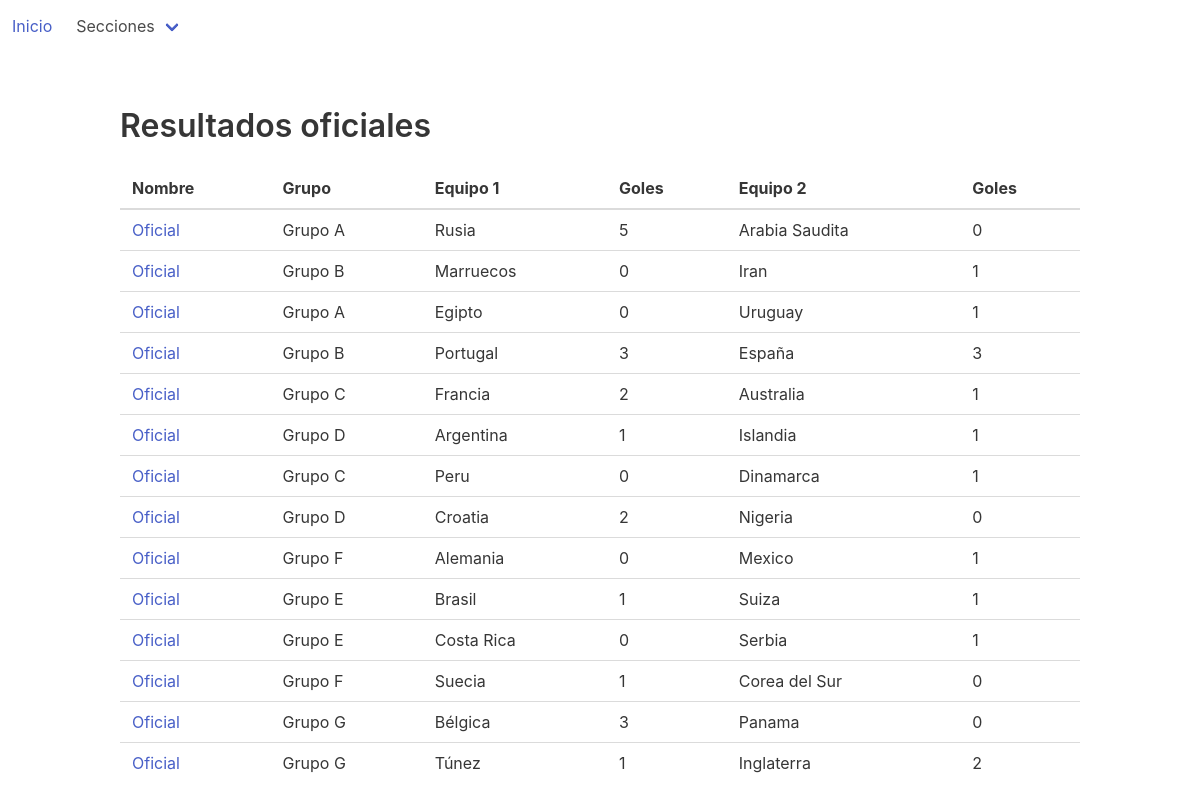
/dashboard/bets, run on an earlier commit of the app's database.
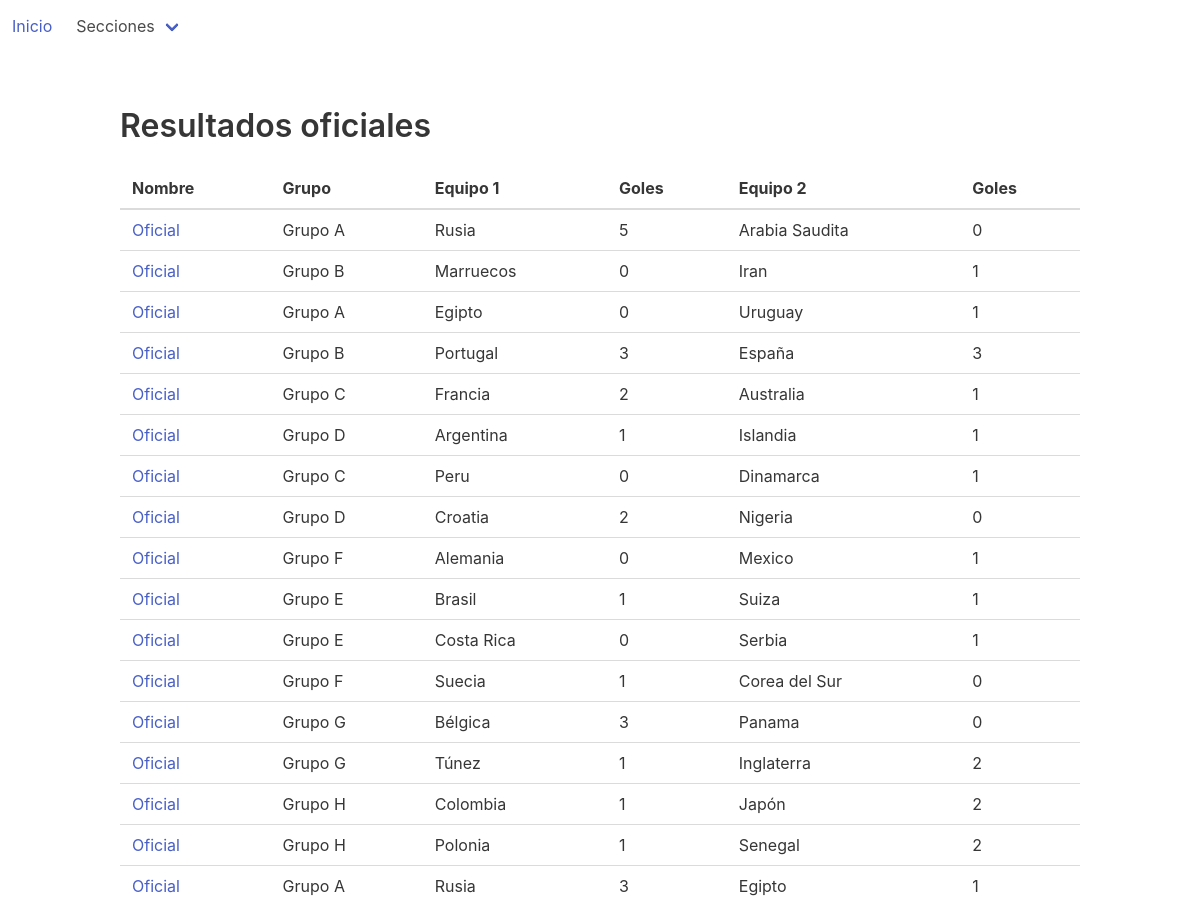
And on a later commit of the database.
### dashboard/models.py (models this page shows, shortened)
class Bet(models.Model):
    source = models.ForeignKey('Gambler', on_delete=models.DO_NOTHING, verbose_name='Fuente')
    match = models.ForeignKey('Match', on_delete=models.DO_NOTHING, verbose_name='Partido de referencia')
    team1 = models.ForeignKey('Team', on_delete=models.DO_NOTHING, related_name='bteam1', default="2",
                              verbose_name='Equipo 1')
    team2 = models.ForeignKey('Team', on_delete=models.DO_NOTHING, related_name='bteam2', default="2",
                              verbose_name='Equipo 2')
    goals_team1 = models.IntegerField(default=0, verbose_name='Goles equipo 1')
    goals_team2 = models.IntegerField(default=0, verbose_name='Goles equipo 2')
    checked = models.BooleanField(default=False)
    class Meta:
        ordering = ["source"]

class Gambler(models.Model):
    name = models.CharField(max_length=48)
    points_result = models.IntegerField(default=0)
    points_score = models.IntegerField(default=0)
    points_8vo = models.IntegerField(default=0)
    points_4vo = models.IntegerField(default=0)
    points_semi = models.IntegerField(default=0)
    points_3er = models.IntegerField(default=0)
    points_final = models.IntegerField(default=0)
    class Meta:
        ordering = ["-points_result", "-points_score"]

class Round(models.Model):
    GROUP_CHOICES = (
        ('A', 'Grupo A'),
        ('B', 'Grupo B'),
        ('C', 'Grupo C'),
        ('D', 'Grupo D'),
        ('E', 'Grupo E'),
        ('F', 'Grupo F'),
        ('G', 'Grupo G'),
        ('H', 'Grupo H'),
    )
    ROUND_CHOICES = (
        ('1', 'Primera fase'),
        ('2', 'Octavos'),
        ('3', 'Cuarto'),
        ('4', 'Semifinales'),
        ('5', 'Tercer lugar'),
        ('6', 'Finales'),
    )
    group = models.CharField(choices=GROUP_CHOICES, max_length=1, null=True)
    stage = models.CharField(choices=ROUND_CHOICES, max_length=1, default='1')
    played_matches = models.IntegerField(default=0)
    won = models.IntegerField(default=0)
    draw = models.IntegerField(default=0)
    lose = models.IntegerField(default=0)
    points = models.IntegerField(default=0)
    team = models.ForeignKey('Team', on_delete=models.DO_NOTHING)

class Team(models.Model):
    name = models.CharField(max_length=32)
    code = models.CharField(max_length=32)
    cups = models.IntegerField(default=0)
    finals = models.IntegerField(default=0)
    semifinals = models.IntegerField(default=0)
    class Meta:
        ordering = ["name"]
    def __str__(self):
        return self.name

### dashboard/views.py (the view)
class BetListView(ListView):
    model = Bet
    def get_queryset(self):
        queryset = super(BetListView, self).get_queryset()
        return queryset.filter(source__name="Oficial")

### templates/dashboard/bet_list.html (shortened to what this page needs)
{% extends 'base.html' %}
{% block content %}
    <h1 class="title">Resultados oficiales</h1>
    <table class="table">
        <thead>
        <tr>
            <th>Nombre</th>
            <th>Grupo</th>
            <th>Equipo 1</th>
            <th>Goles</th>
            <th>Equipo 2</th>
            <th>Goles</th>
        </tr>
        </thead>
        <tbody>
        {% for bet in bet_list %}
            <tr>
                <td><a href="{% url 'bet-detail' bet.pk %}">{{ bet.source.name }}</a></td>
                {% for round in bet.team1.round_set.all %}
                        <td>{{ round.get_group_display }}</td>
                    {% endfor %}
                <td>{{ bet.team1 }}</td>
                <td>{{ bet.goals_team1 }}</td>
                <td>{{ bet.team2 }}</td>
                <td>{{ bet.goals_team2 }}</td>
            </tr>
        {% endfor %}
        </tbody>
    </table>
{% endblock %}

What changed in the data, as far as the page shows it:
added Bet: source.name "Oficial", team1 "Colombia", goals_team1 "1", team2 "Japón", goals_team2 "2"
now on this page (row edited): Round: group "Grupo H", shown under "Oficial"
added Bet: source.name "Oficial", team1 "Polonia", goals_team1 "1", team2 "Senegal", goals_team2 "2"
now on this page (row edited): Round: group "Grupo H", shown under "Oficial"
added Bet: source.name "Oficial", team1 "Rusia", goals_team1 "3", team2 "Egipto", goals_team2 "1", Round (group "Grupo A")
